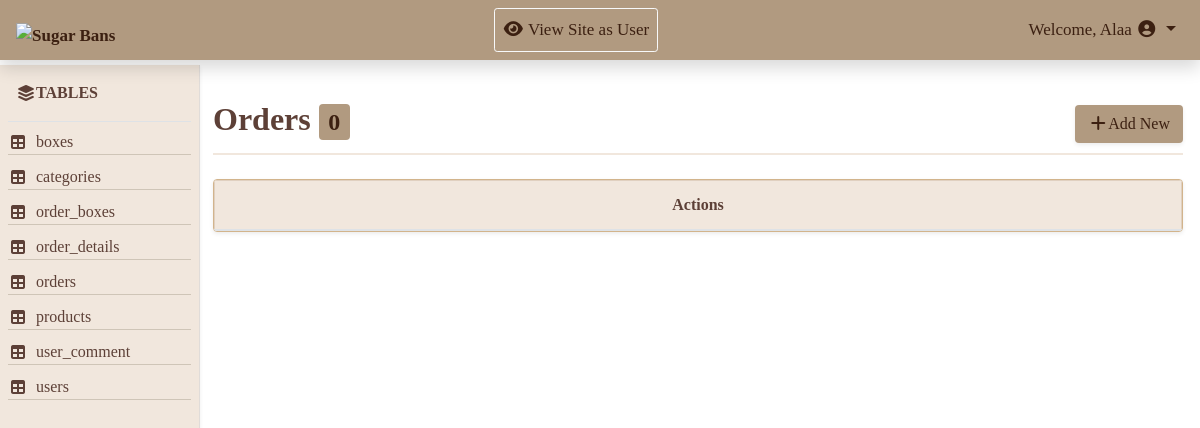
/Admin/view_table.php?table=orders, run on an earlier commit of the app's database.
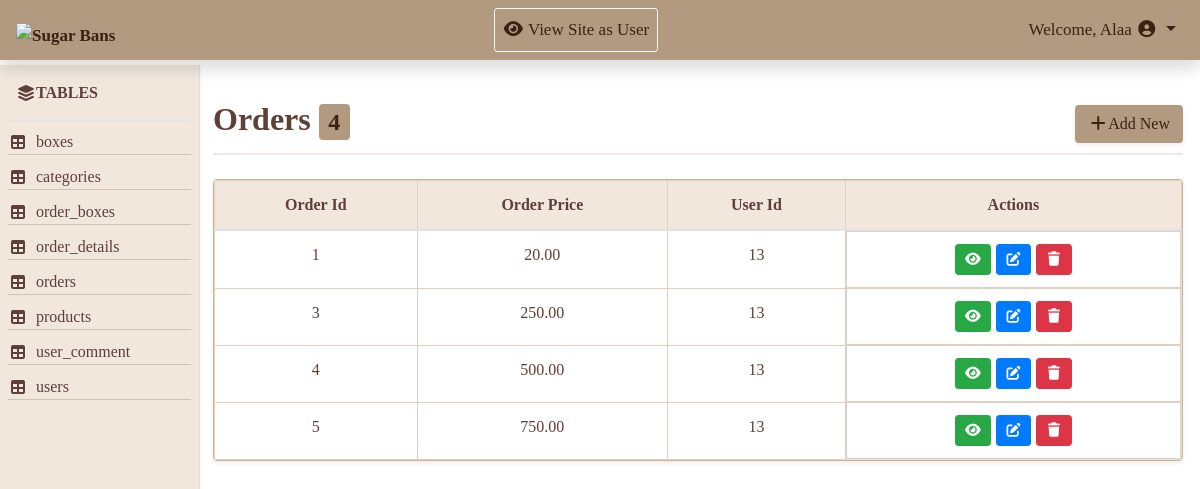
And on a later commit of the database.
### tables this page shows
CREATE TABLE `orders` (
  `order_id` int(11) NOT NULL,
  `order_price` decimal(10,2) NOT NULL,
  `user_id` int(11) NOT NULL,
  `order_date` timestamp NOT NULL DEFAULT current_timestamp(),
  `order_type` enum('delivery','pickup') NOT NULL,
  `note` text DEFAULT NULL,
  `address` varchar(255) DEFAULT NULL
);

### Admin/view_table.php (the view, shortened to what this page needs)
<?php
include 'includes/db/db.php';
include 'includes/temp/header.php';
include 'includes/temp/navbar.php';
?>
<div class="container-fluid">
    <div class="row">
        <?php include 'includes/temp/aside.php'; ?>
        <main class="col-md-10">
            <?php
            $displayTitle = "";
            if (isset($_GET['table'])) {
                $currentTable = $_GET['table'];
                $spaceName = str_replace('_', ' ', $currentTable);
                $displayTitle = ucwords($spaceName);
            }
            $statement = $connect->prepare("SELECT * FROM $currentTable");
            $statement->execute();
            $currentTableCount =$statement->rowCount();
            $result = $statement->fetchAll();
            ?>
            <div class="d-flex justify-content-between align-items-center mb-2 div-title">
            <h2 class="table-title" ><?php echo $displayTitle;?> <span class="badge"><?php echo $currentTableCount;?></span></h2>
            <a href="add.php?table=<?php echo $currentTable; ?>" class="btn shadow-sm btn-add"><i class="fa-solid fa-plus"></i>Add New</a>
        </div>
        <?php
            $columns = [];
            if (!empty($result)) {
            $columns = array_filter(array_keys($result[0]), function($key) {
             return !is_numeric($key);
            });
            $columns = array_slice($columns, 0, 3);
            }
        ?>
            <div class="card shadow-sm mt-4 overflow-hidden">
                <div class="table-responsive">
                    <table class="table table-hover mb-0 w-100 border 1px">
                        <thead>
                            <tr>
                                <?php foreach ($columns as $col){?>
                                    <th><?php echo ucwords(str_replace('_', ' ', $col)); ?></th>
                                    <?php } ?>
                                    <th>Actions</th>
                            </tr>
                        </thead>
                        <tbody>
                            <?php foreach ($result as $row){ ?>
                                <tr>
                                    <?php foreach ($columns as $col){ ?>
                                    <td><?php echo $row[$col]; ?></td>
                                        <?php } ?>
                                    <td class="d-flex flex-md-nowrap justify-content-center operation">
                                        <a href="action.php?action=show&table=<?php echo $currentTable; ?>&id=<?php echo array_values($row)[0]; ?>" class="btn btn-sm btn-success"><i class="fa-solid fa-eye"></i></a>
                                        <a href="action.php?action=edit&table=<?php echo $currentTable; ?>&id=<?php echo array_values($row)[0]; ?>" class="btn btn-sm btn-primary"><i class="fa-solid fa-pen-to-square"></i></a>
                                        <a href="action.php?action=delete&table=<?php echo $currentTable; ?>&id=<?php echo array_values($row)[0]; ?>" class="btn btn-sm btn-danger" onclick= "return confirm('Are you sure you want to delete this?')"><i class="fa-solid fa-trash"></i></a>
                                   </td>
                               </tr>
                            <?php } ?>
                        </tbody>
                    </table>
                </div>
            </div>
        </main>
    </div>
</div>
<?php
include 'includes/temp/footer.php';
?>

### Admin/includes/temp/aside.php
<aside class="col-md-2 side-wrapper px-2 shadow-sm">
    <div class="py-3 px-2 font-weight-bold border-bottom d-flex align-items-center">
        <i class="fas fa-layer-group"></i><span> TABLES</span>
    </div>
    <div class="mt-2">
        <?php
        try {
            $stmt = $connect->query("SHOW TABLES");
            while ($row = $stmt->fetch(PDO::FETCH_NUM)) {
                $tableName = $row[0];
                echo '<a href="view_table.php?table=' . $tableName . '" class="side-item d-flex align-items-center">
                        <i class="fas fa-table mr-2"></i> ' . $tableName . ' </a>';
            }
        }
        catch (PDOException $e) {
            echo "<div class='p-3 text-danger'>Error: " . $e->getMessage() . "</div>";
        }
        ?>
    </div>
</aside>

What changed in the data, as far as the page shows it:
added orders: order_id "1", order_price "20.00", user "13"
added orders: order_id "3", order_price "250.00", user "13"
added orders: order_id "4", order_price "500.00", user "13"
added orders: order_id "5", order_price "750.00", user "13"
Also different on the page:
$currentTableCount: "0" → "4"
new list line: "Order Id"
new list line: "Order Price"
new list line: "User Id"
